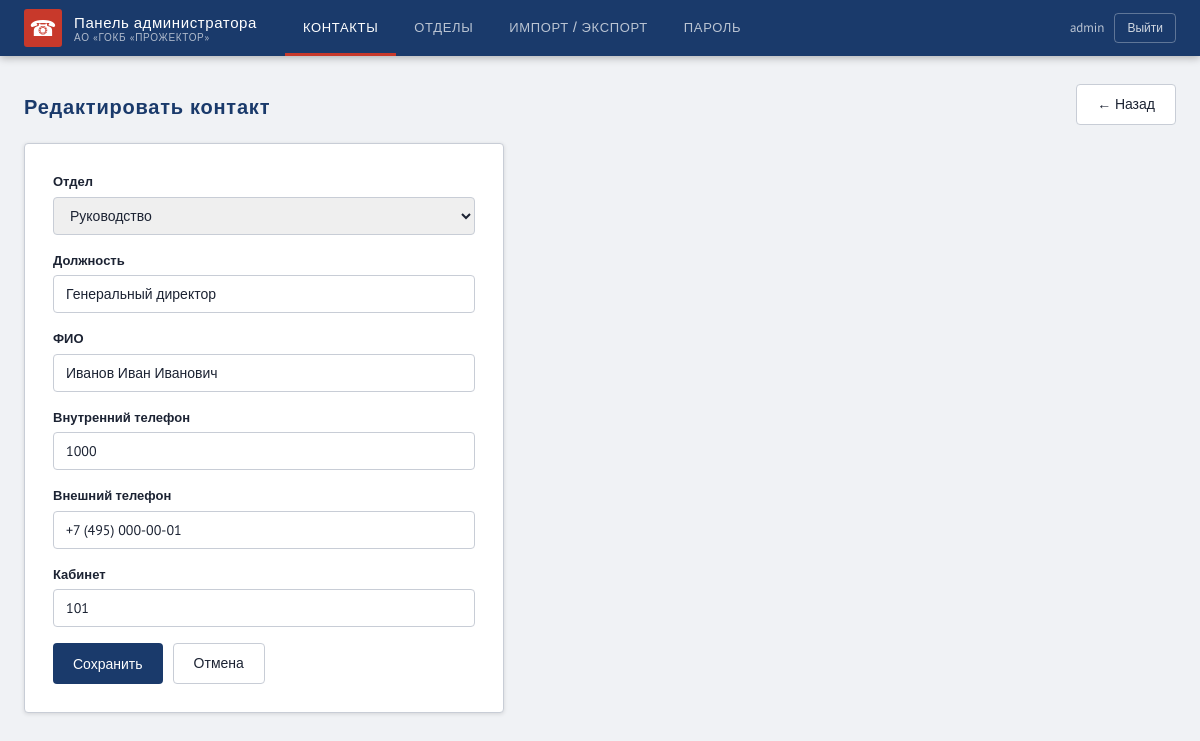
/admin/contacts/1/edit (signed in), run on the app's committed database.
### tables this page shows
CREATE TABLE contacts (
            id INTEGER PRIMARY KEY AUTOINCREMENT,
            department_id INTEGER NOT NULL,
            position TEXT NOT NULL,
            full_name TEXT NOT NULL,
            internal_phone TEXT,
            external_phone TEXT,
            office TEXT,
            FOREIGN KEY (department_id) REFERENCES departments(id) ON DELETE CASCADE
        );

CREATE TABLE departments (
            id INTEGER PRIMARY KEY AUTOINCREMENT,
            name TEXT NOT NULL,
            sort_order INTEGER DEFAULT 0
        );

### main.py (the view)
@app.get("/admin/contacts/{cid}/edit", response_class=HTMLResponse)
def contact_edit_page(cid: int, request: Request):
    if not get_current_user(request):
        return RedirectResponse("/admin/login", status_code=302)
    contact = crud.get_contact(cid)
    departments = crud.get_all_departments()
    return templates.TemplateResponse("admin/contacts_form.html", {
        "request": request, "contact": contact, "departments": departments, "error": "",
    })

### templates/admin/contacts_form.html (shortened to what this page needs)
{% extends "admin_base.html" %}
{% block t_contacts %}active{% endblock %}
{% block content %}
<div class="toolbar">
  <h2>{% if contact %}Редактировать контакт{% else %}Добавить контакт{% endif %}</h2>
  <a href="/admin" class="btn-secondary">← Назад</a>
</div>
<div class="form-card">
  <form method="post" action="{% if contact %}/admin/contacts/{{ contact.id }}/edit{% else %}/admin/contacts/add{% endif %}">
    <div class="form-group">
      <label>Отдел</label>
      <select name="department_id" required>
        {% for d in departments %}
        <option value="{{ d.id }}" {% if contact and contact.department_id == d.id %}selected{% endif %}>{{ d.name }}</option>
        {% endfor %}
      </select>
    </div>
    <div class="form-group"><label>Должность</label><input type="text" name="position" value="{{ contact.position if contact else '' }}" required></div>
    <div class="form-group"><label>ФИО</label><input type="text" name="full_name" value="{{ contact.full_name if contact else '' }}" required></div>
    <div class="form-group"><label>Внутренний телефон</label><input type="text" name="internal_phone" value="{{ contact.internal_phone if contact else '' }}"></div>
    <div class="form-group"><label>Внешний телефон</label><input type="text" name="external_phone" value="{{ contact.external_phone if contact else '' }}"></div>
    <div class="form-group"><label>Кабинет</label><input type="text" name="office" value="{{ contact.office if contact else '' }}"></div>
    <div class="form-row">
      <button type="submit" class="btn-primary">Сохранить</button>
      <a href="/admin" class="btn-secondary">Отмена</a>
    </div>
  </form>
</div>
{% endblock %}

### static/css/base.css (style rules this page uses)
:root { --primary: #1a3a6b; --primary-d: #12285a; --accent: #c8392b; --accent-d: #a82d21; --bg: #f0f2f5; --surface: #ffffff; --border: #c8cdd6; --text: #1c2333; --muted: #6b7a99; --row-alt: #f7f8fa; --row-hover: #edf1f9; --dept-bg: #e8ecf5; --r: 4px; --shadow: 0 1px 4px rgba(0, 0, 0, 0.12); --head: "Oswald", sans-serif; --body: "PT Sans", sans-serif; }
*, *::before, *::after { box-sizing: border-box; margin: 0; padding: 0; }
body { font-family: var(--body); background: var(--bg); color: var(--text); font-size: 15px; line-height: 1.5; }
a { text-decoration: none; }
button { cursor: pointer; font-family: var(--body); }
.btn-primary { background: var(--primary); color: #fff; border: none; padding: 9px 20px; border-radius: var(--r); font-family: var(--body); font-size: 14px; display: inline-block; transition: background 0.2s; }
.btn-secondary { background: #fff; color: var(--text); border: 1px solid var(--border); padding: 9px 20px; border-radius: var(--r); font-family: var(--body); font-size: 14px; display: inline-block; }
.form-card { background: var(--surface); box-shadow: var(--shadow); border: 1px solid var(--border); border-radius: var(--r); max-width: 480px; padding: 28px; }
.form-group { margin-bottom: 16px; }
.form-group label { display: block; font-size: 13px; font-weight: 700; margin-bottom: 5px; }
.form-group input, .form-group select { width: 100%; height: 38px; padding: 0 12px; border: 1px solid var(--border); border-radius: var(--r); font-family: var(--body); font-size: 14px; color: var(--text); transition: border-color 0.2s; }
.form-row { display: flex; gap: 10px; margin-top: 4px; }

### static/css/admin.css (style rules this page uses)
.toolbar { display: flex; align-items: center; justify-content: space-between; margin-bottom: 18px; }
.toolbar h2 { font-family: var(--head); font-size: 20px; color: var(--primary); letter-spacing: 0.04em; }

### data on the page
contacts: department_id "Руководство", position "Генеральный директор", full_name "Иванов Иван Иванович", internal_phone "1000", external_phone "+7 (495) 000-00-01", office "101"
